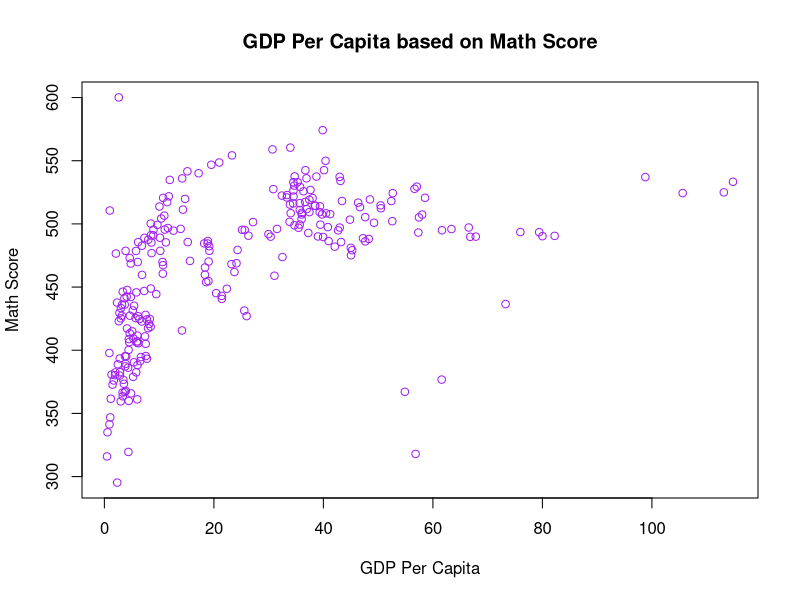

Source code (R):
## ---- chunk 1
library(dplyr)
library(ggplot2)
library(sandwich)
library(lmtest)
## ---- chunk 2
data1.1 <- read.csv("grades_and_temps.csv")

data1.2 <- data1.1 %>% mutate(gdppc1k = round(gdppc/1000, 3))
## ---- chunk 3
plot(x = data1.2$gdppc1k, y = data1.2$math_score,
     main = "GDP Per Capita based on Math Score",
     xlab = "GDP Per Capita",
     ylab = "Math Score",
     col = "purple"
)

cat("Using visual inspection of the scatterplot, the relationship between GDP
    Per Capita and Math Score seems non-linear since the rate of change in the
    Math score as GDP Per Capita increases seems to be non-constant.")
## ---- chunk 4
#Linear model
lin_model <- lm(math_score ~ gdppc1k, data = data1.2)
vcov_m_g <- vcovHC(lin_model, type = "HC3")
coeftest(lin_model, vcov. = vcov_m_g)

b <- lin_model$coefficients[2]
